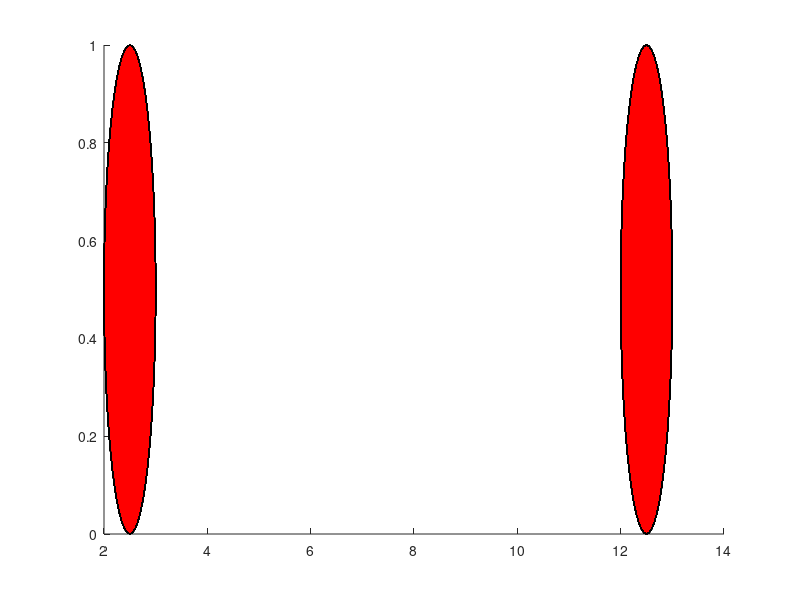

Reproduce this figure in MATLAB.
% caz general
fav1 = 0;
fav2 = 0;
n = 1;
m = 4;

permutari=perms(1:(n+m+1));
for(i=1:factorial(n+m+1))
  asezare=[ones(1,n), 2*ones(1,m), 3];
  asezare=asezare(permutari(i,:));
  for (j=1:n+m+1)
    if(asezare(j)==3)
      if j==1 || j==n+m+1
        rectangle('Position', [2*j 0 1 1], 'Curvature', [1 1], 'FaceColor',  'r')
      elseif asezare(j-1) && asezare(j+1)==1
        fav2=fav2+1;
      end
    end
  end
end
prob1=fav1/factorial(n+m+1);